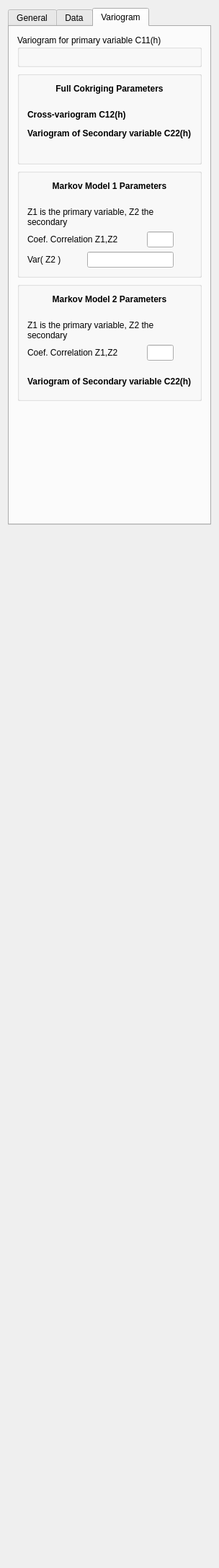
<?xml version="1.0" encoding="UTF-8"?>
<ui version="4.0">
 <class>CoKriging_Parameters</class>
 <widget class="QWidget" name="CoKriging_Parameters">
  <property name="geometry">
   <rect>
    <x>0</x>
    <y>0</y>
    <width>292</width>
    <height>2174</height>
   </rect>
  </property>
  <property name="maximumSize">
   <size>
    <width>500</width>
    <height>32767</height>
   </size>
  </property>
  <property name="windowTitle">
   <string>Kriging Parameters</string>
  </property>
  <property name="AlgorithmCategory" stdset="0">
   <string>Estimation</string>
  </property>
  <property name="AlgorithmDescription" stdset="0">
   <string>X-validation for cokriging with secondary attribute</string>
  </property>
  <layout class="QVBoxLayout" name="verticalLayout_5">
   <item>
    <widget class="QTabWidget" name="tabWidget2">
     <property name="currentIndex">
      <number>2</number>
     </property>
     <widget class="QWidget" name="tab">
      <attribute name="title">
       <string>General</string>
      </attribute>
      <layout class="QVBoxLayout" name="verticalLayout_2">
       <item>
        <widget class="Q3GroupBox" name="SimulationGrid">
         <property name="maximumSize">
          <size>
           <width>32767</width>
           <height>140</height>
          </size>
         </property>
         <property name="title">
          <string>Base name for output properties</string>
         </property>
         <property name="frameShape">
          <enum>Q3GroupBox::Box</enum>
         </property>
         <property name="frameShadow">
          <enum>Q3GroupBox::Sunken</enum>
         </property>
         <layout class="QVBoxLayout" name="verticalLayout">
          <item>
           <widget class="QLineEdit" name="Property_Name"/>
          </item>
         </layout>
        </widget>
       </item>
       <item>
        <widget class="QComboBox" name="Kriging_Type">
         <item>
          <property name="text">
           <string>Simple Kriging (SK)</string>
          </property>
         </item>
         <item>
          <property name="text">
           <string>Ordinary Kriging (OK)</string>
          </property>
         </item>
        </widget>
       </item>
       <item>
        <widget class="GsTLGroupBox" name="SKGroupBox">
         <property name="title">
          <string/>
         </property>
         <property name="keyword" stdset="0">
          <string>Simple Kriging (SK)</string>
         </property>
         <layout class="QVBoxLayout">
          <property name="spacing">
           <number>6</number>
          </property>
          <property name="margin">
           <number>11</number>
          </property>
          <item>
           <widget class="QLabel" name="TextLabel1_4">
            <property name="text">
             <string>SK mean of Z1 and Z2</string>
            </property>
            <property name="wordWrap">
             <bool>false</bool>
            </property>
           </widget>
          </item>
          <item>
           <widget class="QLineEdit" name="SK_Means">
            <property name="sizePolicy">
             <sizepolicy hsizetype="Minimum" vsizetype="Fixed">
              <horstretch>0</horstretch>
              <verstretch>0</verstretch>
             </sizepolicy>
            </property>
           </widget>
          </item>
         </layout>
        </widget>
       </item>
       <item>
        <layout class="QHBoxLayout">
         <property name="spacing">
          <number>6</number>
         </property>
         <property name="margin">
          <number>0</number>
         </property>
         <item>
          <widget class="QLabel" name="TextLabel1_2">
           <property name="text">
            <string>Cokriging Type</string>
           </property>
           <property name="wordWrap">
            <bool>false</bool>
           </property>
          </widget>
         </item>
         <item>
          <widget class="QComboBox" name="Cokriging_Type">
           <item>
            <property name="text">
             <string>Full Cokriging</string>
            </property>
           </item>
           <item>
            <property name="text">
             <string>Markov Model 1</string>
            </property>
           </item>
           <item>
            <property name="text">
             <string>Markov Model 2</string>
            </property>
           </item>
          </widget>
         </item>
        </layout>
       </item>
       <item>
        <spacer name="spacer22">
         <property name="orientation">
          <enum>Qt::Vertical</enum>
         </property>
         <property name="sizeType">
          <enum>QSizePolicy::Expanding</enum>
         </property>
         <property name="sizeHint" stdset="0">
          <size>
           <width>20</width>
           <height>301</height>
          </size>
         </property>
        </spacer>
       </item>
      </layout>
     </widget>
     <widget class="QWidget" name="tab">
      <attribute name="title">
       <string>Data</string>
      </attribute>
      <layout class="QVBoxLayout" name="verticalLayout_4">
       <item>
        <widget class="Q3GroupBox" name="GroupBox3">
         <property name="title">
          <string>Hard Data</string>
         </property>
         <layout class="QVBoxLayout">
          <property name="spacing">
           <number>6</number>
          </property>
          <property name="margin">
           <number>11</number>
          </property>
          <item>
           <widget class="QLabel" name="TextLabel1_3">
            <property name="text">
             <string>Primary Hard Data Grid</string>
            </property>
            <property name="wordWrap">
             <bool>false</bool>
            </property>
           </widget>
          </item>
          <item>
           <widget class="GridSelector" name="Primary_Harddata_Grid"/>
          </item>
          <item>
           <widget class="QLabel" name="TextLabel2_2">
            <property name="text">
             <string>Primary Property</string>
            </property>
            <property name="wordWrap">
             <bool>false</bool>
            </property>
           </widget>
          </item>
          <item>
           <widget class="SinglePropertySelector" name="Primary_Variable"/>
          </item>
          <item>
           <spacer name="spacer19">
            <property name="orientation">
             <enum>Qt::Vertical</enum>
            </property>
            <property name="sizeType">
             <enum>QSizePolicy::Fixed</enum>
            </property>
            <property name="sizeHint" stdset="0">
             <size>
              <width>20</width>
              <height>16</height>
             </size>
            </property>
           </spacer>
          </item>
          <item>
           <widget class="QLabel" name="TextLabel1_3_2">
            <property name="text">
             <string>Secondary Hard Data Grid</string>
            </property>
            <property name="wordWrap">
             <bool>false</bool>
            </property>
           </widget>
          </item>
          <item>
           <widget class="GridSelector" name="Secondary_Harddata_Grid"/>
          </item>
          <item>
           <widget class="QLabel" name="TextLabel2_2_2">
            <property name="text">
             <string>Secondary Property</string>
            </property>
            <property name="wordWrap">
             <bool>false</bool>
            </property>
           </widget>
          </item>
          <item>
           <widget class="SinglePropertySelector" name="Secondary_Variable"/>
          </item>
         </layout>
        </widget>
       </item>
       <item>
        <widget class="Q3GroupBox" name="GroupBox9">
         <property name="sizePolicy">
          <sizepolicy hsizetype="Preferred" vsizetype="Fixed">
           <horstretch>0</horstretch>
           <verstretch>0</verstretch>
          </sizepolicy>
         </property>
         <property name="title">
          <string>Search Ellipsoid for Primary Variable</string>
         </property>
         <layout class="QVBoxLayout" name="verticalLayout_3">
          <item>
           <widget class="Q3GroupBox" name="groupBox5">
            <property name="title">
             <string>Conditioning data</string>
            </property>
            <property name="frameShape">
             <enum>Q3GroupBox::LineEditPanel</enum>
            </property>
            <layout class="QGridLayout">
             <item row="0" column="0">
              <layout class="QHBoxLayout">
               <item>
                <widget class="QLabel" name="TextLabel2_2_2_2_3">
                 <property name="text">
                  <string>Min</string>
                 </property>
                 <property name="wordWrap">
                  <bool>false</bool>
                 </property>
                </widget>
               </item>
               <item>
                <widget class="QSpinBox" name="Min_Conditioning_Data">
                 <property name="minimum">
                  <number>0</number>
                 </property>
                 <property name="maximum">
                  <number>200</number>
                 </property>
                 <property name="value">
                  <number>0</number>
                 </property>
                </widget>
               </item>
               <item>
                <spacer name="spacer3">
                 <property name="orientation">
                  <enum>Qt::Horizontal</enum>
                 </property>
                 <property name="sizeType">
                  <enum>QSizePolicy::Expanding</enum>
                 </property>
                 <property name="sizeHint" stdset="0">
                  <size>
                   <width>31</width>
                   <height>20</height>
                  </size>
                 </property>
                </spacer>
               </item>
               <item>
                <widget class="QLabel" name="TextLabel2_2_2_2_3_2_2">
                 <property name="text">
                  <string>Max</string>
                 </property>
                 <property name="wordWrap">
                  <bool>false</bool>
                 </property>
                </widget>
               </item>
               <item>
                <widget class="QSpinBox" name="Max_Conditioning_Data">
                 <property name="minimum">
                  <number>0</number>
                 </property>
                 <property name="maximum">
                  <number>200</number>
                 </property>
                 <property name="value">
                  <number>20</number>
                 </property>
                </widget>
               </item>
              </layout>
             </item>
            </layout>
           </widget>
          </item>
          <item>
           <widget class="EllipsoidInput" name="Search_Ellipsoid_1">
            <property name="title" stdset="0">
             <string/>
            </property>
           </widget>
          </item>
          <item>
           <widget class="AdvancedNeighborhoodInput" name="AdvancedSearch_1"/>
          </item>
         </layout>
        </widget>
       </item>
       <item>
        <widget class="GsTLGroupBox" name="box_data_LMC">
         <property name="title">
          <string>Search Ellipsoid for Secondary Variable</string>
         </property>
         <property name="keyword" stdset="0">
          <string>Full Cokriging</string>
         </property>
         <layout class="QGridLayout">
          <item row="0" column="0">
           <widget class="Q3GroupBox" name="groupBox5_2">
            <property name="title">
             <string>Conditioning data</string>
            </property>
            <property name="frameShape">
             <enum>Q3GroupBox::LineEditPanel</enum>
            </property>
            <layout class="QGridLayout">
             <item row="0" column="0">
              <layout class="QHBoxLayout">
               <item>
                <widget class="QLabel" name="TextLabel2_2_2_2_3_2">
                 <property name="text">
                  <string>Min</string>
                 </property>
                 <property name="wordWrap">
                  <bool>false</bool>
                 </property>
                </widget>
               </item>
               <item>
                <widget class="QSpinBox" name="Min_Conditioning_Data_2">
                 <property name="minimum">
                  <number>0</number>
                 </property>
                 <property name="maximum">
                  <number>200</number>
                 </property>
                 <property name="value">
                  <number>0</number>
                 </property>
                </widget>
               </item>
               <item>
                <spacer name="spacer3_2">
                 <property name="orientation">
                  <enum>Qt::Horizontal</enum>
                 </property>
                 <property name="sizeType">
                  <enum>QSizePolicy::Expanding</enum>
                 </property>
                 <property name="sizeHint" stdset="0">
                  <size>
                   <width>31</width>
                   <height>20</height>
                  </size>
                 </property>
                </spacer>
               </item>
               <item>
                <widget class="QLabel" name="TextLabel2_2_2_2_3_2_3">
                 <property name="text">
                  <string>Max</string>
                 </property>
                 <property name="wordWrap">
                  <bool>false</bool>
                 </property>
                </widget>
               </item>
               <item>
                <widget class="QSpinBox" name="Max_Conditioning_Data_2">
                 <property name="minimum">
                  <number>0</number>
                 </property>
                 <property name="maximum">
                  <number>200</number>
                 </property>
                 <property name="value">
                  <number>20</number>
                 </property>
                </widget>
               </item>
              </layout>
             </item>
            </layout>
           </widget>
          </item>
          <item row="1" column="0">
           <widget class="EllipsoidInput" name="Search_Ellipsoid_2">
            <property name="title" stdset="0">
             <string/>
            </property>
           </widget>
          </item>
         </layout>
        </widget>
       </item>
       <item>
        <spacer name="spacer21">
         <property name="orientation">
          <enum>Qt::Vertical</enum>
         </property>
         <property name="sizeType">
          <enum>QSizePolicy::Expanding</enum>
         </property>
         <property name="sizeHint" stdset="0">
          <size>
           <width>20</width>
           <height>1410</height>
          </size>
         </property>
        </spacer>
       </item>
      </layout>
     </widget>
     <widget class="QWidget" name="TabPage">
      <attribute name="title">
       <string>Variogram</string>
      </attribute>
      <layout class="QVBoxLayout">
       <item>
        <widget class="Q3GroupBox" name="GroupBox5">
         <property name="sizePolicy">
          <sizepolicy hsizetype="Preferred" vsizetype="Minimum">
           <horstretch>0</horstretch>
           <verstretch>0</verstretch>
          </sizepolicy>
         </property>
         <property name="title">
          <string>Variogram for primary variable C11(h)</string>
         </property>
         <layout class="QVBoxLayout">
          <property name="spacing">
           <number>6</number>
          </property>
          <property name="margin">
           <number>11</number>
          </property>
          <item>
           <widget class="VariogramInput" name="Variogram_C11">
            <property name="sizePolicy">
             <sizepolicy hsizetype="Preferred" vsizetype="Minimum">
              <horstretch>0</horstretch>
              <verstretch>0</verstretch>
             </sizepolicy>
            </property>
           </widget>
          </item>
         </layout>
        </widget>
       </item>
       <item>
        <widget class="GsTLGroupBox" name="LMC_group">
         <property name="title">
          <string/>
         </property>
         <property name="keyword" stdset="0">
          <string>Full Cokriging</string>
         </property>
         <layout class="QVBoxLayout">
          <property name="spacing">
           <number>6</number>
          </property>
          <property name="margin">
           <number>11</number>
          </property>
          <item>
           <widget class="QLabel" name="textLabel1_2_2">
            <property name="font">
             <font>
              <weight>75</weight>
              <bold>true</bold>
             </font>
            </property>
            <property name="text">
             <string>Full Cokriging Parameters</string>
            </property>
            <property name="alignment">
             <set>Qt::AlignCenter</set>
            </property>
            <property name="wordWrap">
             <bool>false</bool>
            </property>
           </widget>
          </item>
          <item>
           <spacer name="Spacer7_3">
            <property name="orientation">
             <enum>Qt::Vertical</enum>
            </property>
            <property name="sizeType">
             <enum>QSizePolicy::Fixed</enum>
            </property>
            <property name="sizeHint" stdset="0">
             <size>
              <width>20</width>
              <height>16</height>
             </size>
            </property>
           </spacer>
          </item>
          <item>
           <widget class="QLabel" name="TextLabel3">
            <property name="font">
             <font>
              <weight>75</weight>
              <bold>true</bold>
             </font>
            </property>
            <property name="text">
             <string>Cross-variogram C12(h)</string>
            </property>
            <property name="wordWrap">
             <bool>false</bool>
            </property>
           </widget>
          </item>
          <item>
           <widget class="VariogramInput" name="Variogram_C12"/>
          </item>
          <item>
           <widget class="QLabel" name="TextLabel3_2">
            <property name="font">
             <font>
              <weight>75</weight>
              <bold>true</bold>
             </font>
            </property>
            <property name="text">
             <string>Variogram of Secondary variable C22(h)</string>
            </property>
            <property name="wordWrap">
             <bool>false</bool>
            </property>
           </widget>
          </item>
          <item>
           <widget class="VariogramInput" name="Variogram_C22"/>
          </item>
          <item>
           <spacer name="Spacer7">
            <property name="orientation">
             <enum>Qt::Vertical</enum>
            </property>
            <property name="sizeType">
             <enum>QSizePolicy::Fixed</enum>
            </property>
            <property name="sizeHint" stdset="0">
             <size>
              <width>20</width>
              <height>16</height>
             </size>
            </property>
           </spacer>
          </item>
         </layout>
        </widget>
       </item>
       <item>
        <widget class="GsTLGroupBox" name="MM1_group">
         <property name="title">
          <string/>
         </property>
         <property name="keyword" stdset="0">
          <string>Markov Model 1</string>
         </property>
         <property name="displayed" stdset="0">
          <bool>false</bool>
         </property>
         <layout class="QVBoxLayout">
          <property name="spacing">
           <number>6</number>
          </property>
          <property name="margin">
           <number>11</number>
          </property>
          <item>
           <widget class="QLabel" name="textLabel1_2">
            <property name="font">
             <font>
              <weight>75</weight>
              <bold>true</bold>
             </font>
            </property>
            <property name="text">
             <string>Markov Model 1 Parameters</string>
            </property>
            <property name="alignment">
             <set>Qt::AlignCenter</set>
            </property>
            <property name="wordWrap">
             <bool>false</bool>
            </property>
           </widget>
          </item>
          <item>
           <spacer name="Spacer7_2_2_2">
            <property name="orientation">
             <enum>Qt::Vertical</enum>
            </property>
            <property name="sizeType">
             <enum>QSizePolicy::Fixed</enum>
            </property>
            <property name="sizeHint" stdset="0">
             <size>
              <width>20</width>
              <height>16</height>
             </size>
            </property>
           </spacer>
          </item>
          <item>
           <widget class="QLabel" name="TextLabel5">
            <property name="text">
             <string>Z1 is the primary variable, Z2 the secondary</string>
            </property>
            <property name="alignment">
             <set>Qt::AlignVCenter</set>
            </property>
            <property name="wordWrap">
             <bool>true</bool>
            </property>
           </widget>
          </item>
          <item>
           <layout class="QGridLayout">
            <item row="0" column="2">
             <widget class="QLineEdit" name="Correl_Z1Z2"/>
            </item>
            <item row="0" column="3">
             <spacer name="Spacer12">
              <property name="orientation">
               <enum>Qt::Horizontal</enum>
              </property>
              <property name="sizeType">
               <enum>QSizePolicy::Expanding</enum>
              </property>
              <property name="sizeHint" stdset="0">
               <size>
                <width>95</width>
                <height>16</height>
               </size>
              </property>
             </spacer>
            </item>
            <item row="1" column="0">
             <widget class="QLabel" name="TextLabel4_2">
              <property name="text">
               <string>Var( Z2 )</string>
              </property>
              <property name="wordWrap">
               <bool>false</bool>
              </property>
             </widget>
            </item>
            <item row="0" column="0" colspan="2">
             <widget class="QLabel" name="TextLabel4">
              <property name="minimumSize">
               <size>
                <width>160</width>
                <height>0</height>
               </size>
              </property>
              <property name="text">
               <string>Coef. Correlation Z1,Z2</string>
              </property>
              <property name="wordWrap">
               <bool>false</bool>
              </property>
             </widget>
            </item>
            <item row="1" column="1" colspan="2">
             <widget class="QLineEdit" name="Var_Z2"/>
            </item>
            <item row="1" column="3">
             <spacer name="Spacer13">
              <property name="orientation">
               <enum>Qt::Horizontal</enum>
              </property>
              <property name="sizeType">
               <enum>QSizePolicy::Expanding</enum>
              </property>
              <property name="sizeHint" stdset="0">
               <size>
                <width>95</width>
                <height>16</height>
               </size>
              </property>
             </spacer>
            </item>
           </layout>
          </item>
         </layout>
        </widget>
       </item>
       <item>
        <widget class="GsTLGroupBox" name="MM2_group">
         <property name="title">
          <string/>
         </property>
         <property name="keyword" stdset="0">
          <string>Markov Model 2</string>
         </property>
         <property name="displayed" stdset="0">
          <bool>false</bool>
         </property>
         <layout class="QVBoxLayout">
          <property name="spacing">
           <number>6</number>
          </property>
          <property name="margin">
           <number>11</number>
          </property>
          <item>
           <widget class="QLabel" name="textLabel1">
            <property name="font">
             <font>
              <weight>75</weight>
              <bold>true</bold>
             </font>
            </property>
            <property name="text">
             <string>Markov Model 2 Parameters</string>
            </property>
            <property name="alignment">
             <set>Qt::AlignCenter</set>
            </property>
            <property name="wordWrap">
             <bool>false</bool>
            </property>
           </widget>
          </item>
          <item>
           <spacer name="Spacer7_2_2">
            <property name="orientation">
             <enum>Qt::Vertical</enum>
            </property>
            <property name="sizeType">
             <enum>QSizePolicy::Fixed</enum>
            </property>
            <property name="sizeHint" stdset="0">
             <size>
              <width>20</width>
              <height>16</height>
             </size>
            </property>
           </spacer>
          </item>
          <item>
           <widget class="QLabel" name="TextLabel5_2">
            <property name="text">
             <string>Z1 is the primary variable, Z2 the secondary</string>
            </property>
            <property name="alignment">
             <set>Qt::AlignVCenter</set>
            </property>
            <property name="wordWrap">
             <bool>true</bool>
            </property>
           </widget>
          </item>
          <item>
           <layout class="QHBoxLayout">
            <item>
             <widget class="QLabel" name="TextLabel4_3">
              <property name="minimumSize">
               <size>
                <width>160</width>
                <height>0</height>
               </size>
              </property>
              <property name="text">
               <string>Coef. Correlation Z1,Z2</string>
              </property>
              <property name="wordWrap">
               <bool>false</bool>
              </property>
             </widget>
            </item>
            <item>
             <widget class="QLineEdit" name="MM2_Correl_Z1Z2"/>
            </item>
            <item>
             <spacer name="Spacer12_2">
              <property name="orientation">
               <enum>Qt::Horizontal</enum>
              </property>
              <property name="sizeType">
               <enum>QSizePolicy::Expanding</enum>
              </property>
              <property name="sizeHint" stdset="0">
               <size>
                <width>95</width>
                <height>16</height>
               </size>
              </property>
             </spacer>
            </item>
           </layout>
          </item>
          <item>
           <spacer name="Spacer7_2">
            <property name="orientation">
             <enum>Qt::Vertical</enum>
            </property>
            <property name="sizeType">
             <enum>QSizePolicy::Fixed</enum>
            </property>
            <property name="sizeHint" stdset="0">
             <size>
              <width>20</width>
              <height>16</height>
             </size>
            </property>
           </spacer>
          </item>
          <item>
           <widget class="QLabel" name="TextLabel3_2_2">
            <property name="font">
             <font>
              <weight>75</weight>
              <bold>true</bold>
             </font>
            </property>
            <property name="text">
             <string>Variogram of Secondary variable C22(h)</string>
            </property>
            <property name="wordWrap">
             <bool>false</bool>
            </property>
           </widget>
          </item>
          <item>
           <widget class="VariogramInput" name="MM2_Variogram_C22"/>
          </item>
         </layout>
        </widget>
       </item>
       <item>
        <spacer name="spacer19_2">
         <property name="orientation">
          <enum>Qt::Vertical</enum>
         </property>
         <property name="sizeType">
          <enum>QSizePolicy::Expanding</enum>
         </property>
         <property name="sizeHint" stdset="0">
          <size>
           <width>20</width>
           <height>16</height>
          </size>
         </property>
        </spacer>
       </item>
      </layout>
     </widget>
    </widget>
   </item>
   <item>
    <spacer name="spacer20">
     <property name="orientation">
      <enum>Qt::Vertical</enum>
     </property>
     <property name="sizeType">
      <enum>QSizePolicy::Expanding</enum>
     </property>
     <property name="sizeHint" stdset="0">
      <size>
       <width>20</width>
       <height>41</height>
      </size>
     </property>
    </spacer>
   </item>
   <item>
    <spacer name="Spacer4">
     <property name="orientation">
      <enum>Qt::Vertical</enum>
     </property>
     <property name="sizeType">
      <enum>QSizePolicy::Expanding</enum>
     </property>
     <property name="sizeHint" stdset="0">
      <size>
       <width>20</width>
       <height>16</height>
      </size>
     </property>
    </spacer>
   </item>
  </layout>
 </widget>
 <layoutdefault spacing="6" margin="11"/>
 <pixmapfunction>qPixmapFromMimeSource</pixmapfunction>
 <customwidgets>
  <customwidget>
   <class>SinglePropertySelector</class>
   <extends>QComboBox</extends>
   <header>GsTLAppli/extra/qtplugins/selectors.h</header>
  </customwidget>
  <customwidget>
   <class>VariogramInput</class>
   <extends>QWidget</extends>
   <header>GsTLAppli/extra/qtplugins/variogram_input.h</header>
  </customwidget>
  <customwidget>
   <class>GsTLGroupBox</class>
   <extends>QGroupBox</extends>
   <header>GsTLAppli/extra/qtplugins/selectors.h</header>
  </customwidget>
  <customwidget>
   <class>EllipsoidInput</class>
   <extends>QWidget</extends>
   <header>GsTLAppli/extra/qtplugins/ellipsoid_input.h</header>
  </customwidget>
  <customwidget>
   <class>GridSelector</class>
   <extends>QWidget</extends>
   <header>GsTLAppli/extra/qtplugins/selectors.h</header>
  </customwidget>
  <customwidget>
   <class>AdvancedNeighborhoodInput</class>
   <extends>QWidget</extends>
   <header>GsTLAppli/extra/qtplugins/neighborhood_filter_input.h</header>
  </customwidget>
  <customwidget>
   <class>Q3GroupBox</class>
   <extends>QGroupBox</extends>
   <header>Qt3Support/Q3GroupBox</header>
   <container>1</container>
  </customwidget>
 </customwidgets>
 <includes>
  <include location="local">gridselector.h</include>
  <include location="local">gstlgroupbox.h</include>
  <include location="local">gridselector.h</include>
  <include location="local">singlepropertyselector.h</include>
  <include location="local">gridselector.h</include>
  <include location="local">singlepropertyselector.h</include>
  <include location="local">ellipsoidinput.h</include>
  <include location="local">gstl_table.h</include>
  <include location="local">gstl_table.h</include>
  <include location="local">gstlgroupbox.h</include>
  <include location="local">ellipsoidinput.h</include>
  <include location="local">gstl_table.h</include>
  <include location="local">gstl_table.h</include>
  <include location="local">variograminput.h</include>
  <include location="local">gstlgroupbox.h</include>
  <include location="local">variograminput.h</include>
  <include location="local">variograminput.h</include>
  <include location="local">gstlgroupbox.h</include>
  <include location="local">gstlgroupbox.h</include>
  <include location="local">variograminput.h</include>
 </includes>
 <resources/>
 <connections>
  <connection>
   <sender>Kriging_Type</sender>
   <signal>activated(QString)</signal>
   <receiver>SKGroupBox</receiver>
   <slot>setShown(QString)</slot>
   <hints>
    <hint type="sourcelabel">
     <x>20</x>
     <y>20</y>
    </hint>
    <hint type="destinationlabel">
     <x>20</x>
     <y>20</y>
    </hint>
   </hints>
  </connection>
  <connection>
   <sender>Primary_Harddata_Grid</sender>
   <signal>activated(QString)</signal>
   <receiver>Primary_Variable</receiver>
   <slot>show_properties(QString)</slot>
   <hints>
    <hint type="sourcelabel">
     <x>20</x>
     <y>20</y>
    </hint>
    <hint type="destinationlabel">
     <x>20</x>
     <y>20</y>
    </hint>
   </hints>
  </connection>
  <connection>
   <sender>Cokriging_Type</sender>
   <signal>activated(QString)</signal>
   <receiver>LMC_group</receiver>
   <slot>setShown(QString)</slot>
   <hints>
    <hint type="sourcelabel">
     <x>20</x>
     <y>20</y>
    </hint>
    <hint type="destinationlabel">
     <x>20</x>
     <y>20</y>
    </hint>
   </hints>
  </connection>
  <connection>
   <sender>Cokriging_Type</sender>
   <signal>activated(QString)</signal>
   <receiver>MM1_group</receiver>
   <slot>setShown(QString)</slot>
   <hints>
    <hint type="sourcelabel">
     <x>20</x>
     <y>20</y>
    </hint>
    <hint type="destinationlabel">
     <x>20</x>
     <y>20</y>
    </hint>
   </hints>
  </connection>
  <connection>
   <sender>Secondary_Harddata_Grid</sender>
   <signal>activated(QString)</signal>
   <receiver>Secondary_Variable</receiver>
   <slot>show_properties(QString)</slot>
   <hints>
    <hint type="sourcelabel">
     <x>20</x>
     <y>20</y>
    </hint>
    <hint type="destinationlabel">
     <x>20</x>
     <y>20</y>
    </hint>
   </hints>
  </connection>
  <connection>
   <sender>Cokriging_Type</sender>
   <signal>activated(QString)</signal>
   <receiver>MM2_group</receiver>
   <slot>setShown(QString)</slot>
   <hints>
    <hint type="sourcelabel">
     <x>20</x>
     <y>20</y>
    </hint>
    <hint type="destinationlabel">
     <x>20</x>
     <y>20</y>
    </hint>
   </hints>
  </connection>
  <connection>
   <sender>Cokriging_Type</sender>
   <signal>activated(QString)</signal>
   <receiver>box_data_LMC</receiver>
   <slot>setShown(QString)</slot>
   <hints>
    <hint type="sourcelabel">
     <x>20</x>
     <y>20</y>
    </hint>
    <hint type="destinationlabel">
     <x>20</x>
     <y>20</y>
    </hint>
   </hints>
  </connection>
 </connections>
</ui>
